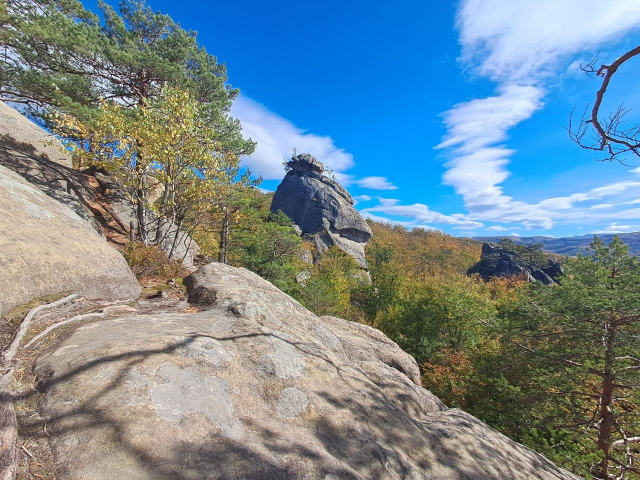
#> input picture test.jpg, 1280 x 960 px (shown at 1/2 size)
$ python main.py test.jpg
#> lines starting #> are read from the running program, lines starting #| are printed output that depends on the picture
### src/services/pipeline.py
import time
from src.core.image_utils import pad_image
from src.core.metrics import calculate_metrics
from src.core.compressor import prune_coefficients
from src.algorithms.dct import apply_dct, apply_idct
from src.algorithms.dwt import apply_dwt_2d_multilevel, apply_idwt_2d_multilevel


def run_compression_pipeline(img, keep_pct, dwt_levels):
    t0 = time.time()

    img_padded, orig_shape = pad_image(img, dwt_levels)
    N = img_padded.size

    # --- DCT Pipeline ---
    t_dct_start = time.time()
    dct_coeffs = apply_dct(img_padded)
    dct_pruned, dct_k = prune_coefficients(dct_coeffs, keep_pct)
    recon_dct = apply_idct(dct_pruned, orig_shape)
    t_dct = time.time() - t_dct_start

    # Отримуємо рівно 3 значення
    psnr_dct, ssim_dct, size_dct = calculate_metrics(img, recon_dct, dct_pruned, dct_k, N)

    # --- DWT Pipeline ---
    t_dwt_start = time.time()
    dwt_coeffs = apply_dwt_2d_multilevel(img_padded, dwt_levels)
    dwt_pruned, dwt_k = prune_coefficients(dwt_coeffs, keep_pct)
    recon_dwt = apply_idwt_2d_multilevel(dwt_pruned, dwt_levels, orig_shape)
    t_dwt = time.time() - t_dwt_start

    # Отримуємо рівно 3 значення
    psnr_dwt, ssim_dwt, size_dwt = calculate_metrics(img, recon_dwt, dwt_pruned, dwt_k, N)

    return {
        'Pct': keep_pct, 'N': N,
        'DCT_K': dct_k, 'DCT_PSNR': psnr_dct, 'DCT_SSIM': ssim_dct, 'DCT_SizeKB': size_dct, 'DCT_Time': t_dct,
        'Recon_DCT': recon_dct,
        'DWT_K': dwt_k, 'DWT_PSNR': psnr_dwt, 'DWT_SSIM': ssim_dwt, 'DWT_SizeKB': size_dwt, 'DWT_Time': t_dwt,
        'Recon_DWT': recon_dwt,
        'Total_Time': time.time() - t0
    }

### main.py
import argparse
import cv2
import os
import sys
import logging
from src.services.pipeline import run_compression_pipeline
from src.services.visualization import save_comparison_plot

# Налаштування логування (професійний вивід замість звичайних print)
logging.basicConfig(level=logging.INFO, format="%(levelname)s: %(message)s")


def validate_inputs(args):
    """Валідація вхідних параметрів перед початком математичних обчислень"""
    if not os.path.isfile(args.input):
        raise FileNotFoundError(f"Файл '{args.input}' не знайдено або шлях вказано невірно.")

    if not (0 < args.keep <= 100):
        raise ValueError(f"Відсоток коефіцієнтів має бути в діапазоні (0; 100]. Отримано: {args.keep}")

    if not (1 <= args.levels <= 8):
        raise ValueError(f"Кількість рівнів DWT має бути від 1 до 8. Отримано: {args.levels}")


def main():
    parser = argparse.ArgumentParser(description="Image Compression CLI (DCT vs DWT)")
    parser.add_argument("input", help="Шлях до вхідного зображення (наприклад, image.png)")
    parser.add_argument("-l", "--levels", type=int, default=3, help="Кількість рівнів DWT (1-8)")
    parser.add_argument("-k", "--keep", type=float, default=20.0, help="Відсоток коефіцієнтів для збереження")
    parser.add_argument("-o", "--outdir", default="experiments", help="Папка для результатів")

    args = parser.parse_args()

    try:
        # 1. Валідація аргументів
        validate_inputs(args)

        # 2. Безпечне читання зображення
        img_gray = cv2.imread(args.input, cv2.IMREAD_GRAYSCALE)
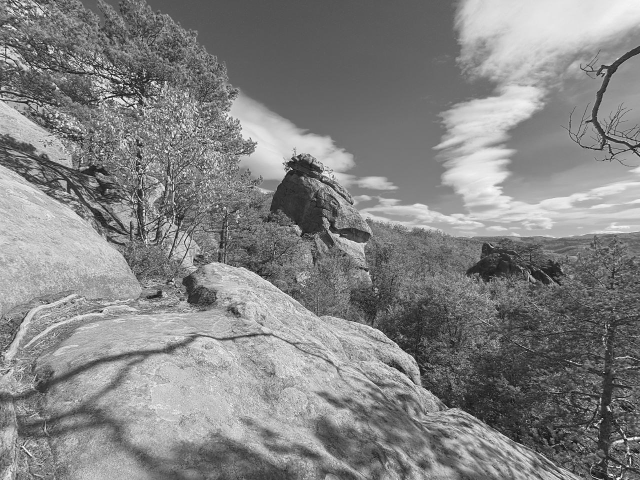
#> img_gray: shape (960, 1280) (shown at 1/2 size); min 0, max 255, mean 132
        if img_gray is None:
            raise ValueError(f"Не вдалося прочитати зображення '{args.input}'. Перевірте формат файлу.")

        # 3. Перевірка розміру (захист від нестачі пам'яті)
        h, w = img_gray.shape
#> h = 960; w = 1280
        max_pixels = 2_000_000  # ~ 1920x1080
        if h * w > max_pixels:
            logging.warning(f"Зображення дуже велике ({w}x{h}). Обробка може зайняти багато пам'яті та часу.")

        # 4. Створення директорії з перевіркою прав доступу
        try:
            os.makedirs(args.outdir, exist_ok=True)
        except PermissionError:
            raise PermissionError(f"Немає прав на створення папки або запис у '{args.outdir}'.")

        img_name = os.path.splitext(os.path.basename(args.input))[0]

        logging.info(f"Початок обробки: '{args.input}' | Рівні DWT: {args.levels} | Збережено: {args.keep}%")

        # 5. Виклик бізнес-логіки
        res = run_compression_pipeline(img_gray, args.keep, args.levels)

        logging.info("Обробку завершено!")
        print("-" * 50)
        print(f"Час виконання : {res['Total_Time']:.3f} сек")
        print("-" * 50)
        print(f"DCT PSNR      : {res['DCT_PSNR']:.3f} dB | SSIM: {res['DCT_SSIM']:.4f}")
        print(f"DCT Розмір    : ~{res['DCT_SizeKB']:.1f} KB (оцінка за ентропією)")
        print("-" * 50)
        print(f"DWT PSNR      : {res['DWT_PSNR']:.3f} dB | SSIM: {res['DWT_SSIM']:.4f}")
        print(f"DWT Розмір    : ~{res['DWT_SizeKB']:.1f} KB (оцінка за ентропією)")
        print("-" * 50)

        # 6. Збереження результатів
        cv2.imwrite(os.path.join(args.outdir, f"{img_name}_dct_{args.keep}pct.png"), res['Recon_DCT'])
        cv2.imwrite(os.path.join(args.outdir, f"{img_name}_dwt_{args.keep}pct.png"), res['Recon_DWT'])

        plot_path = os.path.join(args.outdir, f"{img_name}_compare_{args.keep}pct.png")
        save_comparison_plot(
            img_gray, res['Recon_DCT'], res['Recon_DWT'],
            res['DCT_PSNR'], res['DWT_PSNR'], args.keep, plot_path
        )

        logging.info(f"Файли успішно збережено у директорію '{args.outdir}/'.")

    # --- Обробка всіх можливих помилок ---
    except FileNotFoundError as e:
        logging.error(e)
        sys.exit(1)
    except ValueError as e:
        logging.error(f"Помилка вхідних даних: {e}")
        sys.exit(1)
    except PermissionError as e:
        logging.error(f"Помилка доступу: {e}")
        sys.exit(1)
    except MemoryError:
        logging.error("Недостатньо оперативної пам'яті для обробки цього зображення. Спробуйте зменшити його розмір.")
        sys.exit(1)
    except Exception as e:
        # Відловлювання непередбачуваних критичних помилок (наприклад, збоїв всередині NumPy)
        logging.critical(f"Виникла непередбачувана помилка: {e}")
        sys.exit(1)


if __name__ == "__main__":
    main()
#> (the call stopped at in run_compression_pipeline, `img_padded, orig_shape = pad_image(img, dwt_levels)`: src is not available in this run)
